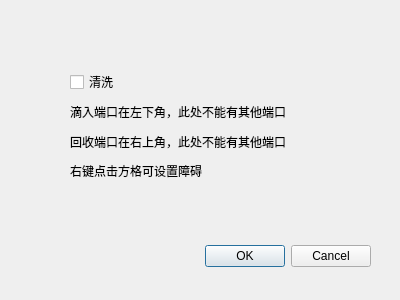
<?xml version="1.0" encoding="UTF-8"?>
<ui version="4.0">
 <class>washDialog</class>
 <widget class="QDialog" name="washDialog">
  <property name="geometry">
   <rect>
    <x>0</x>
    <y>0</y>
    <width>400</width>
    <height>300</height>
   </rect>
  </property>
  <property name="windowTitle">
   <string>Dialog</string>
  </property>
  <widget class="QDialogButtonBox" name="buttonBox">
   <property name="geometry">
    <rect>
     <x>30</x>
     <y>240</y>
     <width>341</width>
     <height>32</height>
    </rect>
   </property>
   <property name="orientation">
    <enum>Qt::Horizontal</enum>
   </property>
   <property name="standardButtons">
    <set>QDialogButtonBox::Cancel|QDialogButtonBox::Ok</set>
   </property>
  </widget>
  <widget class="QWidget" name="layoutWidget">
   <property name="geometry">
    <rect>
     <x>70</x>
     <y>70</y>
     <width>272</width>
     <height>113</height>
    </rect>
   </property>
   <layout class="QVBoxLayout" name="verticalLayout">
    <item>
     <widget class="QCheckBox" name="checkBoxWash">
      <property name="text">
       <string>清洗</string>
      </property>
      <property name="tristate">
       <bool>false</bool>
      </property>
     </widget>
    </item>
    <item>
     <widget class="QLabel" name="label">
      <property name="text">
       <string>滴入端口在左下角，此处不能有其他端口</string>
      </property>
     </widget>
    </item>
    <item>
     <widget class="QLabel" name="label_2">
      <property name="text">
       <string>回收端口在右上角，此处不能有其他端口</string>
      </property>
     </widget>
    </item>
    <item>
     <widget class="QLabel" name="label_4">
      <property name="text">
       <string>右键点击方格可设置障碍</string>
      </property>
     </widget>
    </item>
   </layout>
  </widget>
 </widget>
 <resources/>
 <connections>
  <connection>
   <sender>buttonBox</sender>
   <signal>accepted()</signal>
   <receiver>washDialog</receiver>
   <slot>accept()</slot>
   <hints>
    <hint type="sourcelabel">
     <x>248</x>
     <y>254</y>
    </hint>
    <hint type="destinationlabel">
     <x>157</x>
     <y>274</y>
    </hint>
   </hints>
  </connection>
  <connection>
   <sender>buttonBox</sender>
   <signal>rejected()</signal>
   <receiver>washDialog</receiver>
   <slot>reject()</slot>
   <hints>
    <hint type="sourcelabel">
     <x>316</x>
     <y>260</y>
    </hint>
    <hint type="destinationlabel">
     <x>286</x>
     <y>274</y>
    </hint>
   </hints>
  </connection>
 </connections>
</ui>
